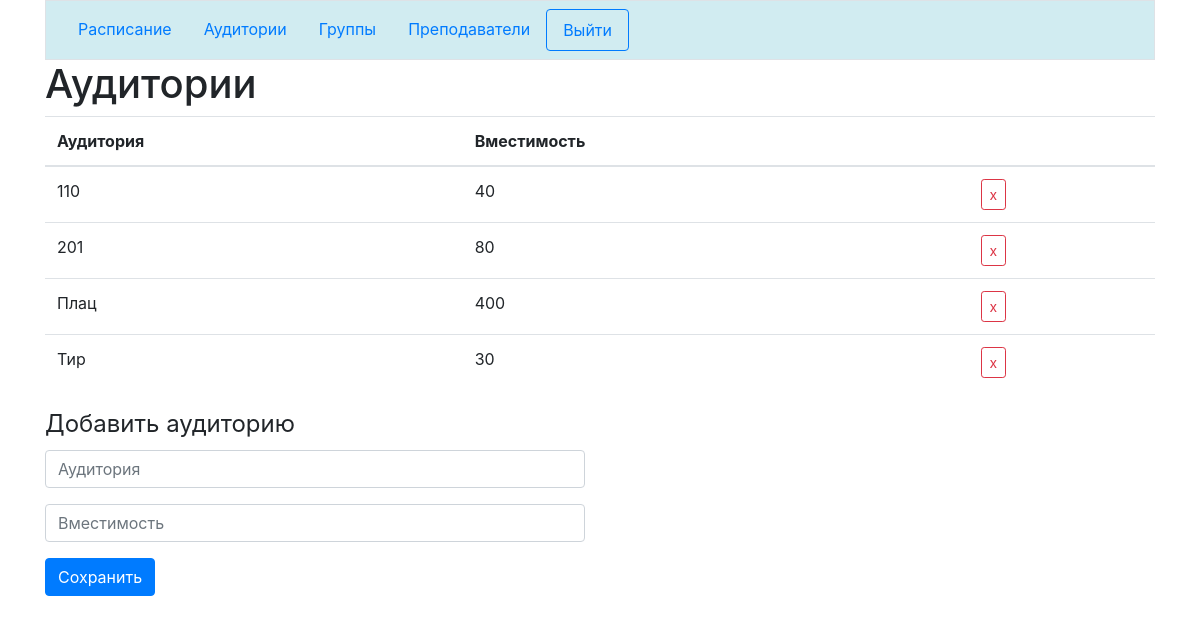
Page /classes.php (signed in) on the committed database.
### tables this page shows
CREATE TABLE `classes` (
  `id` int(11) NOT NULL,
  `place` varchar(45) DEFAULT NULL,
  `capacity` int(11) DEFAULT NULL
);

### includes/arrays.php (called while the page is built, shortened)
<?php
include 'functions.php';
$classes = result_to_array(
mysqli_query($connection, 'select * from classes')
);

### includes/functions.php (called while the page is built, shortened)
<?php
function result_to_array($result){
    $array = array();
    $count = 0;
    while ($row = mysqli_fetch_assoc($result)) {
        $array[$count] = $row;
        $count++;
    }
    return $array;
}

### classes.php (the view, shortened to what this page needs)
<?php
include 'includes/db.php';
include 'includes/arrays.php';
?>
<!doctype html>
<html lang="ru">
<head>
    <link rel="stylesheet" href="https://stackpath.bootstrapcdn.com/bootstrap/4.4.1/css/bootstrap.min.css"
>
</head>
<body>
<div class="container">
    <?php
    include "includes/nav.php";
    ?>
    <div class="row">
        <div class="col">
            <h1>Аудитории</h1>
            <table class='table'>
                <thead>
                <th>Аудитория</th>
                <th>Вместимость</th>
                <th></th>
                </thead>
                <tbody>
                <?php
                foreach ($classes as $item) {
                    echo "
                        <tr>
                            <td>{$item['place']}</td>
                            <td>{$item['capacity']}</td>
                            ";
                    if ($_SESSION['login'] == 'admin') {
                        $id = $item['id'];
                        echo "
                            <td>
                             <form method='post'>
                            <button type='submit' name='del_class' value='{$id}' class='btn btn-sm btn-outline-danger'>x</button>
                             </form>
                            </td>
                            ";
                    }
                    echo "</tr>
                ";
                }
                ?>
                </tbody>
            </table>
        </div>
    </div>
    <?php
    if ($_SESSION['login'] == 'admin') {
        echo "
         <div class='row'>
         <div class='col col-10 col-sm-6'>
         <form method='post' class=''>
         <fieldset>
            <legend>Добавить аудиторию</legend>
             <div class='form-group'>
             <input type='text' class='form-control' name='class_place' required placeholder='Аудитория'>
             </div>
               <div class='form-group'>
             <input type='number' class='form-control' name='class_capacity' required placeholder='Вместимость'>
             </div>
             <div class='form-group'>
                 <button type='submit' class='btn btn-primary' name='add_class'>Сохранить</button>
             </div>
         </fieldset>
         </form>
         </div>
         </div>
         ";
    }
    ?>
</div>
</body>
</html>

### rows in the picture
classes: place "110", capacity "40", $id 1 (drawn)
classes: place "201", capacity "80", $id 2 (drawn)
classes: place "Плац", capacity "400", $id 3 (drawn)
classes: place "Тир", capacity "30", $id 4 (drawn)
